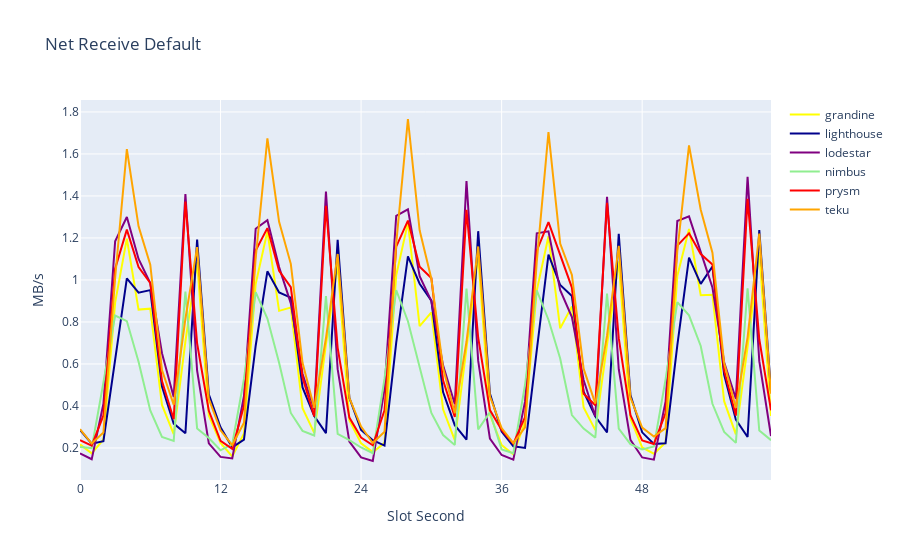

The code cell stored with this chart in its notebook:
### Code cell
# Net Receive per slot second default

from base import *
import plotly.graph_objects as go

metric = "net_receive_per_second_default"
df = import_csv(metric)

df['slot_second'] = (df['timestamp'] - genesis_unix_time) % 60

fig = go.Figure()
for client, data in df.groupby('client'):
		data_agg = data.groupby(by='slot_second').agg({
			'value': 'mean'
		}).reset_index()
		fig.add_trace(
			go.Scatter(
				x=data_agg["slot_second"], 
				y=data_agg["value"], 
				name=client, 
				mode='lines', 
				line=go.scatter.Line(color=colors[client])))

fig = decorate_fig(fig)

fig.update_layout(
	title='Net Receive Default',
	xaxis_title="Slot Second",
	yaxis_title="MB/s",
	xaxis = dict(
        tickmode = 'linear',
        tick0 = 0,
        dtick = 12
    )
)
fig.show()
fig.write_html(fig_folder + metric + '.html')

### Figure 1 — Plotly figure (JSON) as saved in the notebook; plotly's stock layout.template omitted (floating-point values rounded to 4 significant figures)
{"data": [{"line": {"color": "yellow"}, "marker": {"color": ["red", "darkblue", "lightblue", "orange", "lightgreen", "purple", "yellow"], "line": {"color": "#000000", "width": 2}}, "mode": "lines", "name": "grandine", "type": "scatter", "x": [0, 1, 2, 3, 4, 5, 6, 7, 8, 9, 10, 11, 12, 13, 14, 15, 16, 17, 18, 19, 20, 21, 22, 23, 24, 25, 26, 27, 28, 29, 30, 31, 32, 33, 34, 35, 36, 37, 38, 39, 40, 41, 42, 43, 44, 45, 46, 47, 48, 49, 50, 51, 52, 53, 54, 55, 56, 57, 58, 59], "y": [0.217, 0.1743, 0.2403, 0.8921, 1.197, 0.859, 0.8632, 0.405, 0.2656, 0.707, 1.084, 0.3543, 0.2237, 0.16, 0.2689, 0.9807, 1.231, 0.8529, 0.8691, 0.3892, 0.272, 0.6935, 1.073, 0.3324, 0.2223, 0.18, 0.2241, 1.022, 1.273, 0.7799, 0.8459, 0.3839, 0.2378, 0.6662, 1.114, 0.3594, 0.2134, 0.169, 0.3254, 0.9495, 1.208, 0.7699, 0.8743, 0.3931, 0.285, 0.6924, 1.088, 0.3405, 0.2024, 0.1727, 0.2256, 1.019, 1.243, 0.927, 0.9292, 0.4227, 0.2645, 0.6818, 1.133, 0.3521]}, {"line": {"color": "darkblue"}, "marker": {"color": ["red", "darkblue", "lightblue", "orange", "lightgreen", "purple", "yellow"], "line": {"color": "#000000", "width": 2}}, "mode": "lines", "name": "lighthouse", "type": "scatter", "x": [0, 1, 2, 3, 4, 5, 6, 7, 8, 9, 10, 11, 12, 13, 14, 15, 16, 17, 18, 19, 20, 21, 22, 23, 24, 25, 26, 27, 28, 29, 30, 31, 32, 33, 34, 35, 36, 37, 38, 39, 40, 41, 42, 43, 44, 45, 46, 47, 48, 49, 50, 51, 52, 53, 54, 55, 56, 57, 58, 59], "y": [0.2856, 0.2207, 0.2323, 0.6109, 1.007, 0.9394, 0.9517, 0.4926, 0.3161, 0.2697, 1.192, 0.4557, 0.2985, 0.2032, 0.2397, 0.6867, 1.041, 0.9409, 0.9158, 0.4881, 0.3517, 0.2708, 1.191, 0.4389, 0.2859, 0.2366, 0.2111, 0.7011, 1.113, 0.9819, 0.9015, 0.4658, 0.3084, 0.2399, 1.232, 0.4587, 0.2786, 0.2076, 0.1999, 0.6641, 1.121, 0.976, 0.9232, 0.4675, 0.3494, 0.2741, 1.219, 0.4523, 0.2743, 0.2186, 0.2227, 0.6884, 1.106, 0.9811, 1.064, 0.5483, 0.3347, 0.2522, 1.237, 0.4654]}, {"line": {"color": "purple"}, "marker": {"color": ["red", "darkblue", "lightblue", "orange", "lightgreen", "purple", "yellow"], "line": {"color": "#000000", "width": 2}}, "mode": "lines", "name": "lodestar", "type": "scatter", "x": [0, 1, 2, 3, 4, 5, 6, 7, 8, 9, 10, 11, 12, 13, 14, 15, 16, 17, 18, 19, 20, 21, 22, 23, 24, 25, 26, 27, 28, 29, 30, 31, 32, 33, 34, 35, 36, 37, 38, 39, 40, 41, 42, 43, 44, 45, 46, 47, 48, 49, 50, 51, 52, 53, 54, 55, 56, 57, 58, 59], "y": [0.1742, 0.1465, 0.4103, 1.184, 1.3, 1.1, 0.9849, 0.651, 0.4422, 1.409, 0.5678, 0.2217, 0.1574, 0.1503, 0.4472, 1.244, 1.284, 1.061, 0.8886, 0.5534, 0.3831, 1.421, 0.5751, 0.2305, 0.1547, 0.1379, 0.4797, 1.305, 1.336, 1.018, 0.8999, 0.5936, 0.4092, 1.471, 0.6146, 0.2449, 0.1665, 0.1441, 0.4215, 1.222, 1.232, 0.9516, 0.823, 0.5234, 0.3498, 1.396, 0.5749, 0.2384, 0.1547, 0.1445, 0.4215, 1.281, 1.303, 1.137, 0.9639, 0.6083, 0.4343, 1.491, 0.6132, 0.2568]}, {"line": {"color": "lightgreen"}, "marker": {"color": ["red", "darkblue", "lightblue", "orange", "lightgreen", "purple", "yellow"], "line": {"color": "#000000", "width": 2}}, "mode": "lines", "name": "nimbus", "type": "scatter", "x": [0, 1, 2, 3, 4, 5, 6, 7, 8, 9, 10, 11, 12, 13, 14, 15, 16, 17, 18, 19, 20, 21, 22, 23, 24, 25, 26, 27, 28, 29, 30, 31, 32, 33, 34, 35, 36, 37, 38, 39, 40, 41, 42, 43, 44, 45, 46, 47, 48, 49, 50, 51, 52, 53, 54, 55, 56, 57, 58, 59], "y": [0.205, 0.1995, 0.5115, 0.8304, 0.8041, 0.6103, 0.3783, 0.2529, 0.2339, 0.9449, 0.293, 0.2476, 0.189, 0.2186, 0.5284, 0.9421, 0.816, 0.6057, 0.3666, 0.2815, 0.2594, 0.9232, 0.2672, 0.2372, 0.2022, 0.1751, 0.5299, 0.9515, 0.8037, 0.581, 0.3667, 0.2614, 0.2145, 0.9589, 0.2885, 0.37, 0.1924, 0.1746, 0.5009, 0.9503, 0.8106, 0.6259, 0.3567, 0.2921, 0.2491, 0.9355, 0.292, 0.2178, 0.1926, 0.2076, 0.5269, 0.8948, 0.8315, 0.6856, 0.4104, 0.2765, 0.2242, 0.9607, 0.2827, 0.2372]}, {"line": {"color": "red"}, "marker": {"color": ["red", "darkblue", "lightblue", "orange", "lightgreen", "purple", "yellow"], "line": {"color": "#000000", "width": 2}}, "mode": "lines", "name": "prysm", "type": "scatter", "x": [0, 1, 2, 3, 4, 5, 6, 7, 8, 9, 10, 11, 12, 13, 14, 15, 16, 17, 18, 19, 20, 21, 22, 23, 24, 25, 26, 27, 28, 29, 30, 31, 32, 33, 34, 35, 36, 37, 38, 39, 40, 41, 42, 43, 44, 45, 46, 47, 48, 49, 50, 51, 52, 53, 54, 55, 56, 57, 58, 59], "y": [0.2376, 0.2114, 0.3549, 1.053, 1.24, 1.062, 0.9854, 0.5188, 0.3368, 1.373, 0.6974, 0.3768, 0.2341, 0.1958, 0.4005, 1.14, 1.247, 1.043, 0.9656, 0.5359, 0.3499, 1.353, 0.6767, 0.3447, 0.2496, 0.213, 0.3792, 1.158, 1.283, 1.062, 1.009, 0.5219, 0.3478, 1.334, 0.7248, 0.3805, 0.286, 0.2204, 0.347, 1.139, 1.275, 1.121, 0.9637, 0.458, 0.4037, 1.367, 0.7228, 0.3561, 0.2363, 0.2193, 0.366, 1.164, 1.222, 1.123, 1.074, 0.5689, 0.354, 1.387, 0.7175, 0.379]}, {"line": {"color": "orange"}, "marker": {"color": ["red", "darkblue", "lightblue", "orange", "lightgreen", "purple", "yellow"], "line": {"color": "#000000", "width": 2}}, "mode": "lines", "name": "teku", "type": "scatter", "x": [0, 1, 2, 3, 4, 5, 6, 7, 8, 9, 10, 11, 12, 13, 14, 15, 16, 17, 18, 19, 20, 21, 22, 23, 24, 25, 26, 27, 28, 29, 30, 31, 32, 33, 34, 35, 36, 37, 38, 39, 40, 41, 42, 43, 44, 45, 46, 47, 48, 49, 50, 51, 52, 53, 54, 55, 56, 57, 58, 59], "y": [0.2895, 0.2211, 0.2732, 1.009, 1.623, 1.255, 1.073, 0.5705, 0.4056, 0.8152, 1.156, 0.4335, 0.284, 0.2137, 0.3197, 1.103, 1.675, 1.277, 1.077, 0.6055, 0.3907, 0.7222, 1.124, 0.4388, 0.3017, 0.2232, 0.2774, 1.173, 1.766, 1.237, 1.006, 0.5809, 0.3651, 0.7057, 1.16, 0.4456, 0.2944, 0.2232, 0.2981, 1.086, 1.704, 1.173, 1.024, 0.5775, 0.4112, 0.7346, 1.162, 0.4398, 0.2971, 0.254, 0.2944, 1.138, 1.641, 1.335, 1.13, 0.6047, 0.3906, 0.7267, 1.221, 0.4584]}], "layout": {"shapes": [{"line": {"color": "red", "dash": "dash", "width": 1}, "type": "line", "x0": "2024-02-04T12:00:23", "x1": "2024-02-04T12:00:23", "xref": "x", "y0": 0, "y1": 1, "yref": "y domain"}, {"line": {"color": "red", "dash": "dash", "width": 1}, "type": "line", "x0": "2024-02-08T17:20:23", "x1": "2024-02-08T17:20:23", "xref": "x", "y0": 0, "y1": 1, "yref": "y domain"}, {"line": {"color": "red", "dash": "dash", "width": 1}, "type": "line", "x0": "2024-02-12T14:33:59", "x1": "2024-02-12T14:33:59", "xref": "x", "y0": 0, "y1": 1, "yref": "y domain"}, {"line": {"color": "red", "dash": "dash", "width": 1}, "type": "line", "x0": "2024-02-16T10:16:23", "x1": "2024-02-16T10:16:23", "xref": "x", "y0": 0, "y1": 1, "yref": "y domain"}, {"line": {"color": "red", "dash": "dash", "width": 1}, "type": "line", "x0": "2024-02-19T21:36:23", "x1": "2024-02-19T21:36:23", "xref": "x", "y0": 0, "y1": 1, "yref": "y domain"}], "title": {"text": "Net Receive Default"}, "xaxis": {"dtick": 12, "tick0": 0, "tickmode": "linear", "title": {"text": "Slot Second"}}, "yaxis": {"title": {"text": "MB/s"}}}}
